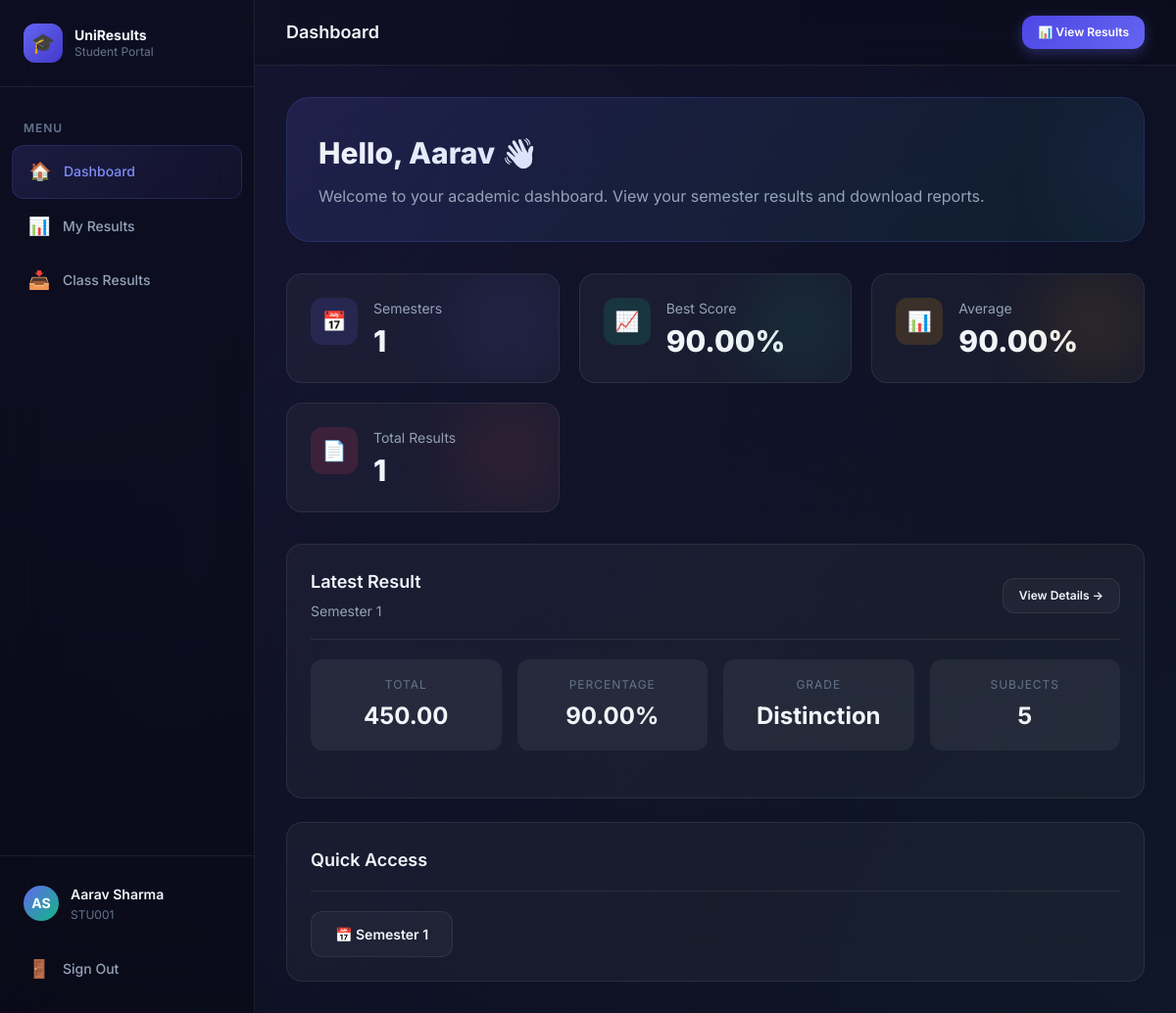
The page /student/dashboard.php (signed in) on the database its author committed.
### tables this page shows
CREATE TABLE IF NOT EXISTS results (
    ResultID INT AUTO_INCREMENT PRIMARY KEY,
    StudentID VARCHAR(50) NOT NULL,
    Name VARCHAR(100) NOT NULL,
    SemesterID INT NOT NULL,
    Subjects JSON NOT NULL COMMENT 'JSON object: {"Subject1": 85, "Subject2": 90, ...}',
    TotalMarks DECIMAL(6,2) NOT NULL,
    Percentage DECIMAL(5,2) NOT NULL,
    Class VARCHAR(50) DEFAULT NULL COMMENT 'First Class, Second Class, etc.',
    UploadedAt TIMESTAMP DEFAULT CURRENT_TIMESTAMP,
    FOREIGN KEY (SemesterID) REFERENCES semesters(SemesterID) ON DELETE CASCADE,
    INDEX idx_student (StudentID),
    INDEX idx_semester (SemesterID)
);

CREATE TABLE IF NOT EXISTS semesters (
    SemesterID INT AUTO_INCREMENT PRIMARY KEY,
    SemesterName VARCHAR(50) NOT NULL UNIQUE,
    CreatedAt TIMESTAMP DEFAULT CURRENT_TIMESTAMP
);

### student/auth.php (called while the page is built, shortened)
<?php
function getUserInitials(): string {
    $parts = explode(' ', $_SESSION['name']);
    $initials = '';
    foreach ($parts as $part) {
        $initials .= strtoupper(substr($part, 0, 1));
    }
    return substr($initials, 0, 2);
}

### student/dashboard.php (the view, shortened to what this page needs)
<?php
require_once __DIR__ . '/auth.php';
$pdo = getDBConnection();
$studentId = $_SESSION['student_id'];
$semStmt = $pdo->prepare("
    SELECT DISTINCT s.SemesterID, s.SemesterName
    FROM results r
    JOIN semesters s ON r.SemesterID = s.SemesterID
    WHERE r.StudentID = ?
    ORDER BY s.SemesterID
");
$semStmt->execute([$studentId]);
$studentSemesters = $semStmt->fetchAll();
$latestStmt = $pdo->prepare("
    SELECT r.*, s.SemesterName
    FROM results r
    JOIN semesters s ON r.SemesterID = s.SemesterID
    WHERE r.StudentID = ?
    ORDER BY r.SemesterID DESC
    LIMIT 1
");
$latestStmt->execute([$studentId]);
$latestResult = $latestStmt->fetch();
$countStmt = $pdo->prepare("SELECT COUNT(*) FROM results WHERE StudentID = ?");
$countStmt->execute([$studentId]);
$totalResults = $countStmt->fetchColumn();
$bestStmt = $pdo->prepare("SELECT MAX(Percentage) FROM results WHERE StudentID = ?");
$bestStmt->execute([$studentId]);
$bestPercentage = $bestStmt->fetchColumn() ?? 0;
$avgStmt = $pdo->prepare("SELECT ROUND(AVG(Percentage), 2) FROM results WHERE StudentID = ?");
$avgStmt->execute([$studentId]);
$avgPercentage = $avgStmt->fetchColumn() ?? 0;
?>
<!DOCTYPE html>
<html lang="en">
<head>
    <link rel="stylesheet" href="../assets/css/style.css">
</head>
<body>
    <div class="layout">
        <aside class="sidebar">
            <div class="sidebar-header">
                <div class="sidebar-brand">
                    <div class="sidebar-brand-icon">🎓</div>
                    <div class="sidebar-brand-text">
                        UniResults
                        <span>Student Portal</span>
                    </div>
                </div>
            </div>
            <nav class="sidebar-nav">
                <div class="sidebar-nav-label">Menu</div>
                <a href="dashboard.php" class="sidebar-link active">
                    <span class="link-icon">🏠</span> Dashboard
                </a>
                <a href="result.php" class="sidebar-link">
                    <span class="link-icon">📊</span> My Results
                </a>
                <a href="../exports/class_results.php" class="sidebar-link">
                    <span class="link-icon">📥</span> Class Results
                </a>
            </nav>
            <div class="sidebar-footer">
                <div class="sidebar-user">
                    <div class="sidebar-user-avatar"><?php echo getUserInitials(); ?></div>
                    <div class="sidebar-user-info">
                        <div class="sidebar-user-name"><?php echo htmlspecialchars($_SESSION['name']); ?></div>
                        <div class="sidebar-user-role"><?php echo htmlspecialchars($_SESSION['student_id']); ?></div>
                    </div>
                </div>
                <a href="logout.php" class="sidebar-link" style="margin-top: var(--space-2);">
                    <span class="link-icon">🚪</span> Sign Out
                </a>
            </div>
        </aside>
        <main class="main-content">
            <header class="topbar">
                <div class="topbar-left">
                    <h2 class="topbar-title">Dashboard</h2>
                </div>
                <div class="topbar-right">
                    <a href="result.php" class="btn btn-primary btn-sm">📊 View Results</a>
                </div>
            </header>
            <div class="page-content">
                <div class="welcome-banner animate-fade-in-up">
                    <h1>Hello, <?php echo htmlspecialchars(explode(' ', $_SESSION['name'])[0]); ?> 👋</h1>
                    <p>Welcome to your academic dashboard. View your semester results and download reports.</p>
                </div>
                <div class="stats-grid">
                    <div class="stat-card indigo animate-fade-in-up delay-1">
                        <div class="stat-icon indigo">📅</div>
                        <div class="stat-info">
                            <div class="stat-label">Semesters</div>
                            <div class="stat-value"><?php echo count($studentSemesters); ?></div>
                        </div>
                    </div>
                    <div class="stat-card emerald animate-fade-in-up delay-2">
                        <div class="stat-icon emerald">📈</div>
                        <div class="stat-info">
                            <div class="stat-label">Best Score</div>
                            <div class="stat-value"><?php echo $bestPercentage; ?>%</div>
                        </div>
                    </div>
                    <div class="stat-card amber animate-fade-in-up delay-3">
                        <div class="stat-icon amber">📊</div>
                        <div class="stat-info">
                            <div class="stat-label">Average</div>
                            <div class="stat-value"><?php echo $avgPercentage; ?>%</div>
                        </div>
                    </div>
                    <div class="stat-card rose animate-fade-in-up delay-4">
                        <div class="stat-icon rose">📄</div>
                        <div class="stat-info">
                            <div class="stat-label">Total Results</div>
                            <div class="stat-value"><?php echo $totalResults; ?></div>
                        </div>
                    </div>
                </div>
                <?php if ($latestResult): ?>
                    <div class="card animate-fade-in-up delay-5">
                        <div class="card-header">
                            <div>
                                <h3 class="card-title">Latest Result</h3>
                                <p class="card-subtitle"><?php echo htmlspecialchars($latestResult['SemesterName']); ?></p>
                            </div>
                            <a href="result.php?semester=<?php echo $latestResult['SemesterID']; ?>" class="btn btn-secondary btn-sm">View Details →</a>
                        </div>
                        <?php $subjects = json_decode($latestResult['Subjects'], true); ?>
                        <div class="result-meta">
                            <div class="result-meta-item">
                                <div class="meta-label">Total</div>
                                <div class="meta-value"><?php echo $latestResult['TotalMarks']; ?></div>
                            </div>
                            <div class="result-meta-item">
                                <div class="meta-label">Percentage</div>
                                <div class="meta-value"><?php echo $latestResult['Percentage']; ?>%</div>
                            </div>
                            <div class="result-meta-item">
                                <div class="meta-label">Grade</div>
                                <div class="meta-value"><?php echo htmlspecialchars($latestResult['Class']); ?></div>
                            </div>
                            <div class="result-meta-item">
                                <div class="meta-label">Subjects</div>
                                <div class="meta-value"><?php echo count($subjects); ?></div>
                            </div>
                        </div>
                    </div>
                <?php endif; ?>
                <?php if (!empty($studentSemesters)): ?>
                <div class="card animate-fade-in-up" style="margin-top: var(--space-6);">
                    <div class="card-header">
                        <h3 class="card-title">Quick Access</h3>
                    </div>
                    <div style="display: flex; flex-wrap: wrap; gap: var(--space-3);">
                        <?php foreach ($studentSemesters as $sem): ?>
                            <a href="result.php?semester=<?php echo $sem['SemesterID']; ?>" class="btn btn-secondary">
                                📅 <?php echo htmlspecialchars($sem['SemesterName']); ?>
                            </a>
                        <?php endforeach; ?>
                    </div>
                </div>
                <?php endif; ?>
            </div>
        </main>
    </div>
</body>
</html>

### rows shown on the page
results: SemesterID.SemesterName "Semester 1", TotalMarks "450.00", Percentage "90.00", Class "Distinction", Subjects "5"
semesters: SemesterName "Semester 1"

### other values the page prints
getUserInitials() "AS"
$_SESSION['name'] "Aarav Sharma"
$_SESSION['student_id'] "STU001"
explode(' ', $_SESSION['name'])[0] "Aarav"
count($studentSemesters) "1"
$bestPercentage "90.00"
$avgPercentage "90.00"
$totalResults "1"
